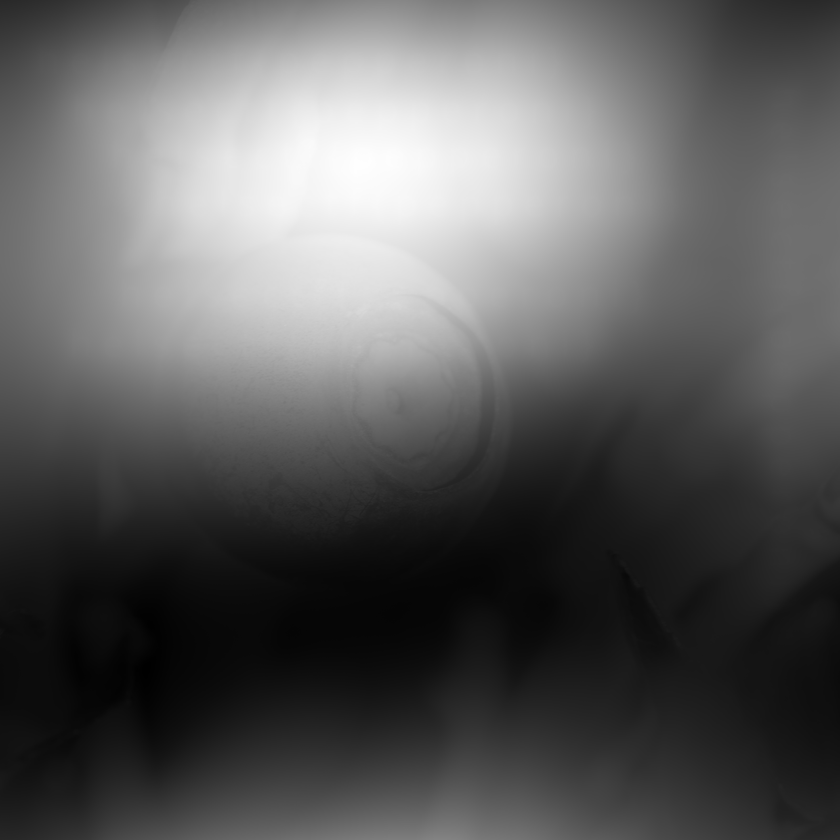
#> input picture HelseCTF2024/stego/ImageProcessing2/blabr.png, 840 x 840 px, shrunk from 2080 x 2080 before the run
$ python 'Løsning.py'
#> lines starting #> are read from the running program, lines starting #| are printed output that depends on the picture
import numpy as np
from PIL import Image

img_path = "blabr.png"
blueberry_img = Image.open(img_path)
#> blueberry_img is the input picture: PIL image 840x840 L; min 0, max 254, mean 92.3
blueberry_data = np.array(blueberry_img)

ft_blueberry = np.fft.fft2(blueberry_data)
fshift_blueberry = np.fft.fftshift(ft_blueberry)

def high_pass_filter_mask(size, cutoff):
    mask = np.ones(size, dtype=bool)
    center = np.array(size) // 2
    x, y = np.ogrid[:size[0], :size[1]]
    mask_area = (x - center[0]) ** 2 + (y - center[1]) ** 2 <= cutoff**2
    mask[mask_area] = False
    return mask

cutoff = 6
hp_filter = high_pass_filter_mask(blueberry_data.shape, cutoff)
hp_fshift = fshift_blueberry * hp_filter

inv_hp_img = np.fft.ifft2(np.fft.ifftshift(hp_fshift))
inv_hp_img = np.abs(inv_hp_img)
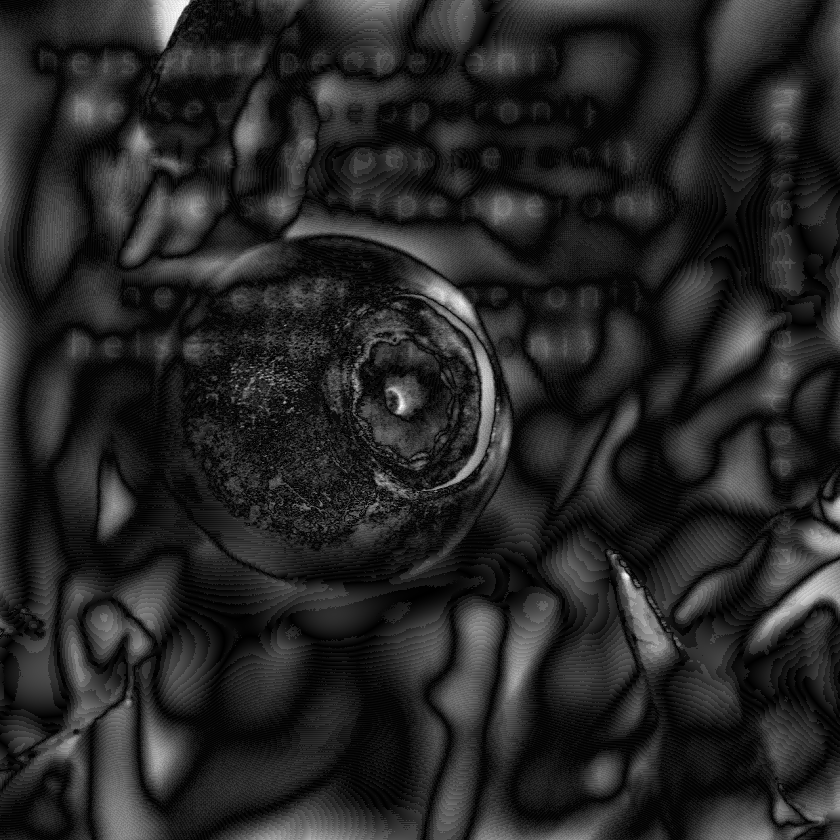
#> inv_hp_img: shape (840, 840) float64; min 4.53e-06, max 10.43, mean 1.57; drawn with min black and max white

# Increase brightness
brightness_factor = 20  # Adjust this value to control brightness
inv_hp_img_bright = np.clip(inv_hp_img * brightness_factor, 0, 255)
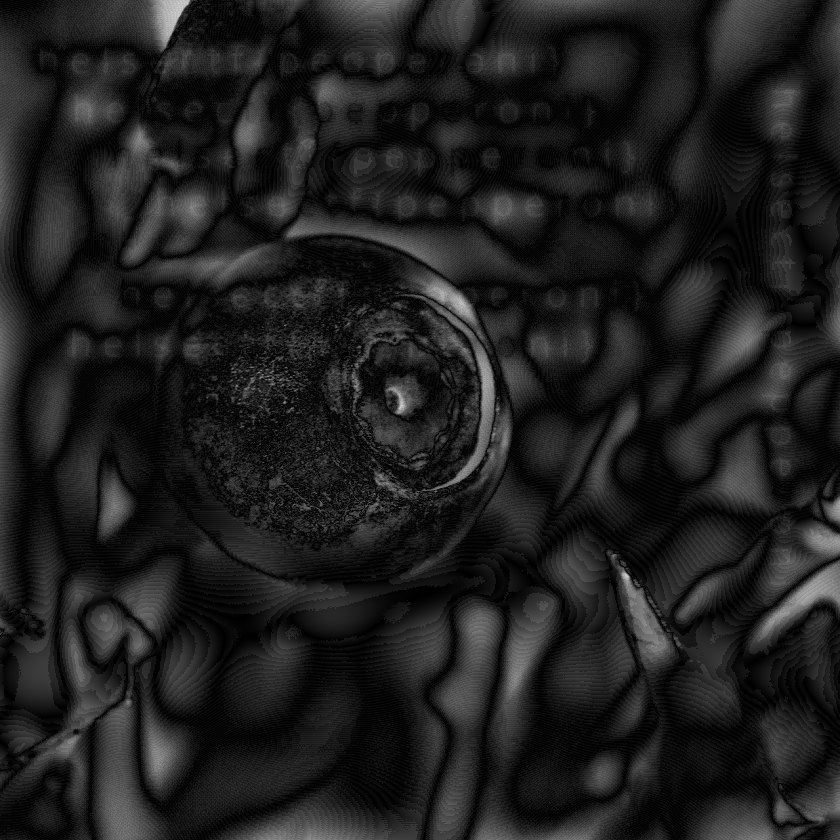
#> inv_hp_img_bright: shape (840, 840) float64; min 9.07e-05, max 208.7, mean 31.4

Image.fromarray(inv_hp_img_bright.astype(np.uint8)).save("blåbær.png")

$ run again, with HelseCTF2024/stego/ImageProcessing2/Cutoff_0-100.png copied over HelseCTF2024/stego/ImageProcessing2/blabr.png
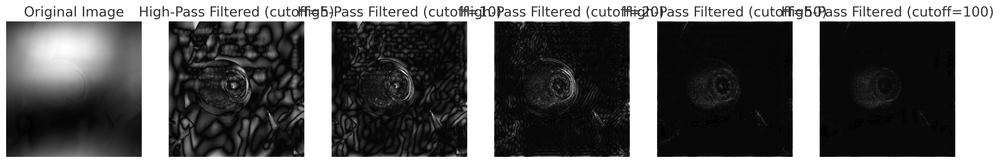
#> input picture HelseCTF2024/stego/ImageProcessing2/Cutoff_0-100.png, 1000 x 163 px, shrunk from 3266 x 533 before the run
#> blueberry_img is the input picture: PIL image 1000x163 RGBA; mean R, G, B, A 100.1, 100.1, 100.1, 255
#> `inv_hp_img_bright = np.clip(inv_hp_img * brightness_factor, 0, 255)`:
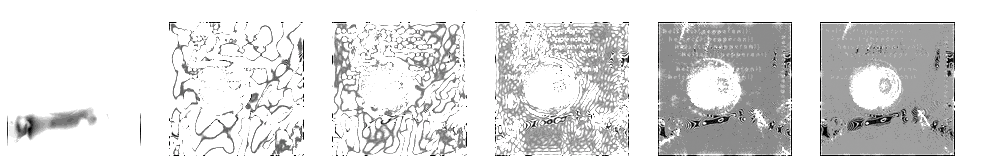
#> inv_hp_img_bright: shape (163, 1000, 4) float64; mean of channels 0, 1, 2, 3 203.3, 203.3, 203.3, 234.7; transparent parts drawn white

$ run again, with HelseCTF2024/stego/ImageProcessing2/blåbær.png copied over HelseCTF2024/stego/ImageProcessing2/blabr.png
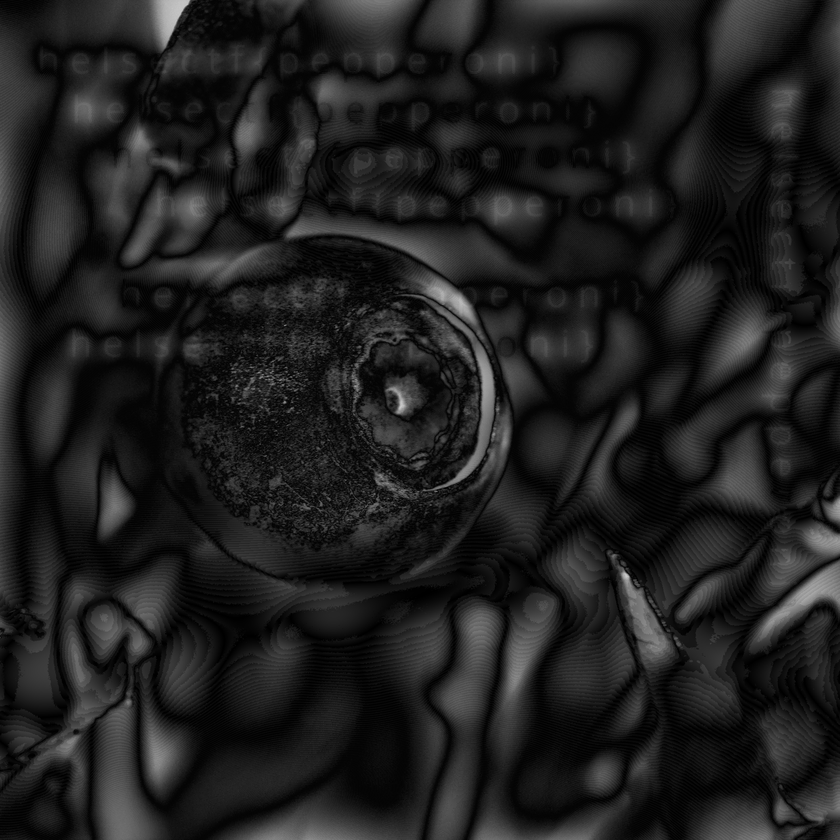
#> input picture HelseCTF2024/stego/ImageProcessing2/blåbær.png, 840 x 840 px, shrunk from 2080 x 2080 before the run
#> blueberry_img is the input picture: PIL image 840x840 L; min 0, max 202, mean 30.9
#> `inv_hp_img = np.abs(inv_hp_img)`:
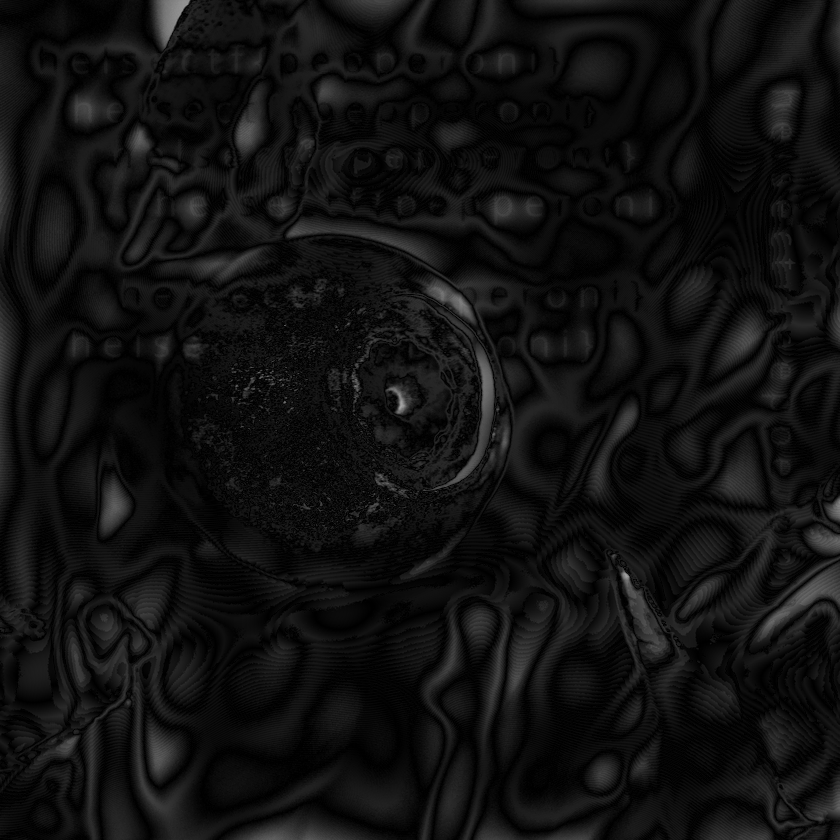
#> inv_hp_img: shape (840, 840) float64; min 2.84e-06, max 165.3, mean 16.9
#> `inv_hp_img_bright = np.clip(inv_hp_img * brightness_factor, 0, 255)`:
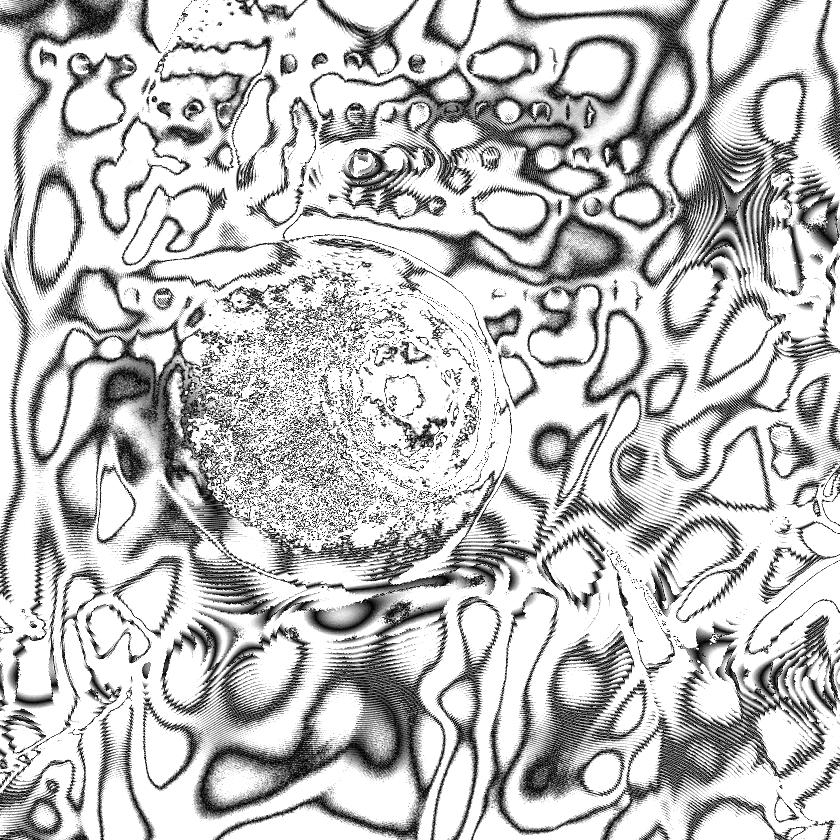
#> inv_hp_img_bright: shape (840, 840) float64; min 5.67e-05, max 255, mean 194.5
